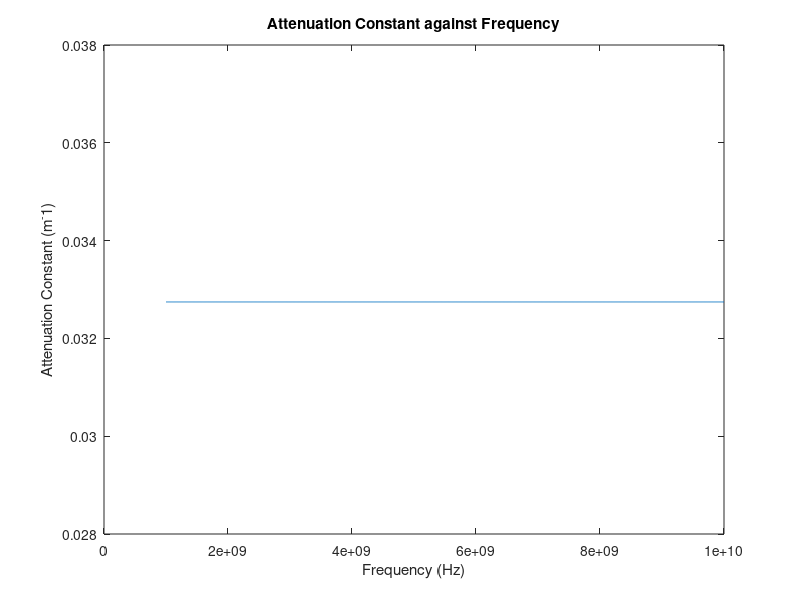
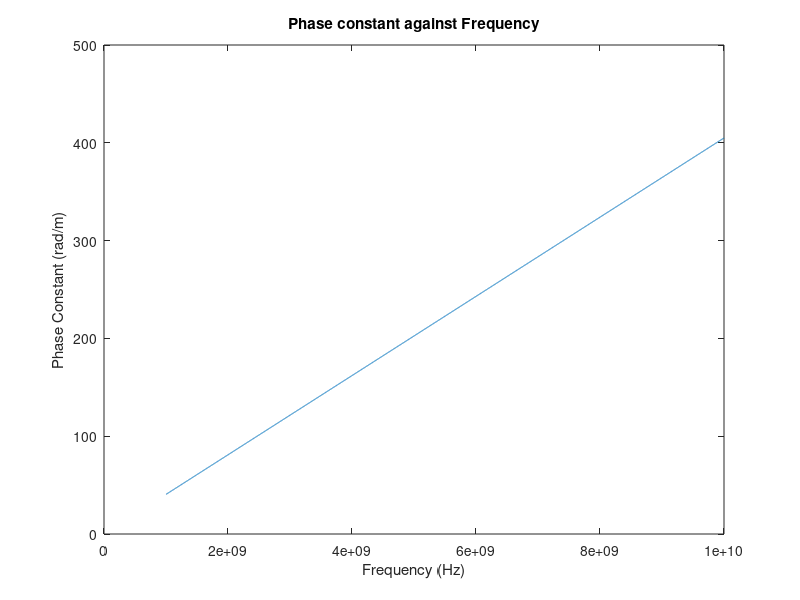
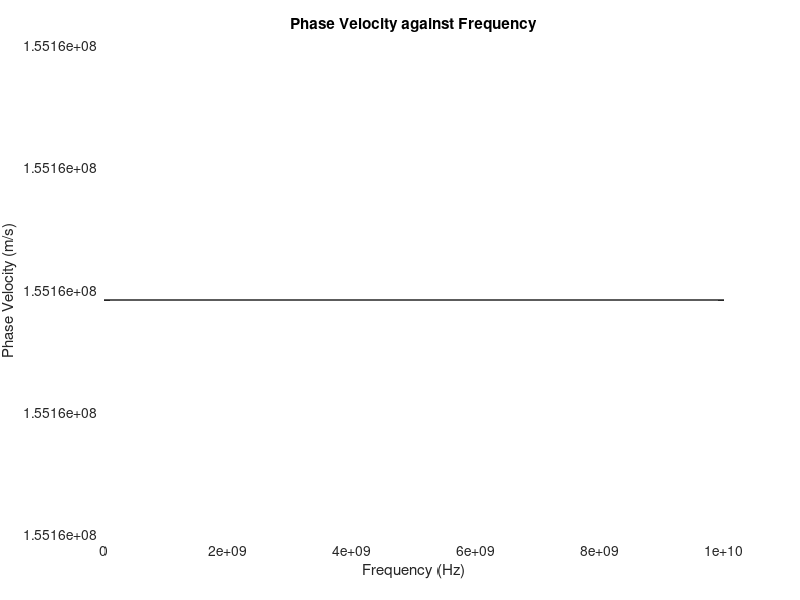
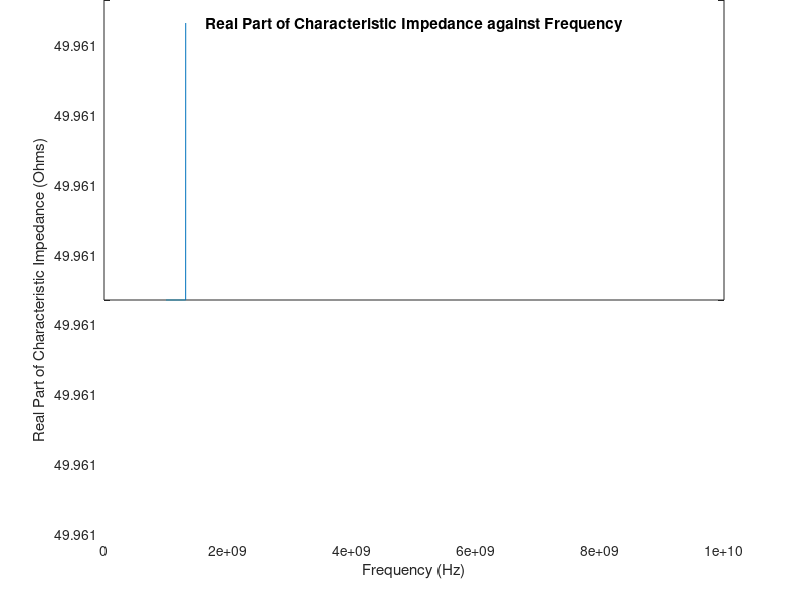

Write the MATLAB code that produced these figures, in order.
% Hamza Siddiqui - siddih38 - 400407170 
clear all; close all %#ok<CLALL> reset everything

% Defining PUL parameter values
R = 1.35;     % resistance PUL  (Ω/m)
L = 322e-9;   % inductance PUL  (H/m) 
G = 0.77e-3;  % conductance PUL (S/m)
C = 129e-12;  % capacitance PUL (F/m)

f = 10^9:10^6:10^10; % frequency vector 1 GHz to 10 GHz (with a step of 10 MHz)
w = f.*(2*pi);
gamma = sqrt((R+1i*w*L).*(G+1i*w*C)); % complex propagation constant 
Z0 = sqrt((R+1i*w*L)./(G+1i*w*C));    % characteristic impedance (voltage-to-current ratio for a traveling wave in a TL)

% values to be plotted 
attenuation_constant = real(gamma);  % alpha
phase_constant = imag(gamma);        % beta
vp = w./phase_constant;              % phase velocity 
% real and imaginary parts of characteristic impedance
ReZ0 = real(Z0);
ImZ0 = imag(Z0);

% attenuation constant plot
figure
%subplot(5,1,1);
plot(f,attenuation_constant);
title('Attenuation Constant against Frequency');
xlabel('Frequency (Hz)');
ylabel('Attenuation Constant (m^-1)'); 

% phase constant plot
%subplot(5,1,2);
figure
plot(f, phase_constant);
title('Phase constant against Frequency');
xlabel('Frequency (Hz)'); 
ylabel("Phase Constant (rad/m)");

% phase velocity plot
%subplot(5,1,3);
figure
plot(f,vp);
title('Phase Velocity against Frequency');
xlabel('Frequency (Hz)'); 
ylabel('Phase Velocity (m/s)');

% real part of characteristic impedance plot
%subplot(5,1,4);
figure
plot(f, ReZ0);
title('Real Part of Characteristic Impedance against Frequency');
xlabel('Frequency (Hz)'); 
ylabel('Real Part of Characteristic Impedance (Ohms)');

% imaginary Part of Characteristic Impedance plot
%subplot(5,1,5);
figure
plot(f, ImZ0);
title('Imaginary Part of Characteristic Impedance against Frequency');
xlabel('Frequency (Hz)'); 
ylabel('Imaginary Part of Characteristic Impedance (Ohms)');